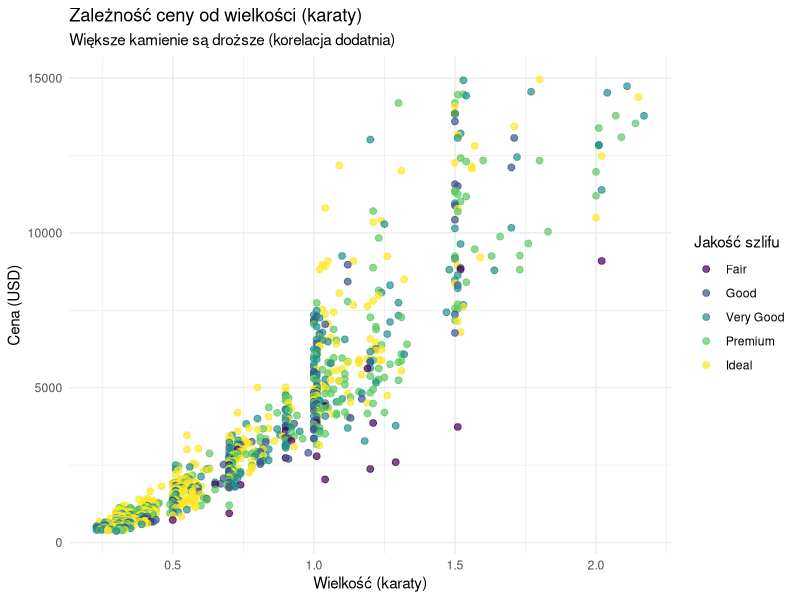
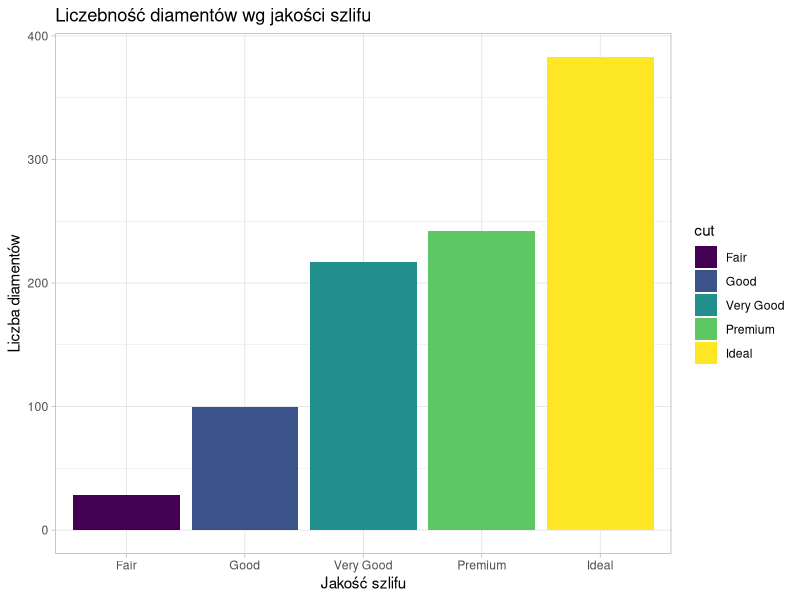
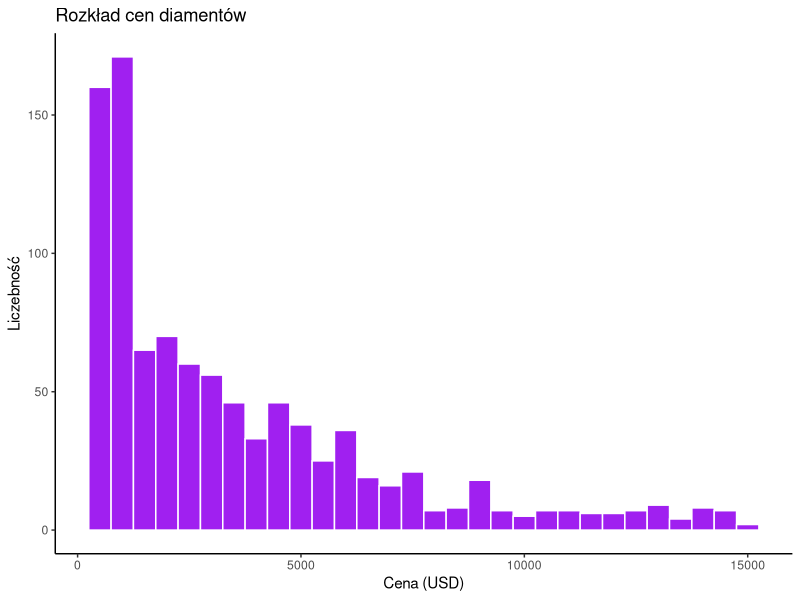

Here is the R script that generated these plots, in order:
## ---- chunk 1
library(tidyverse)
library(ggplot2)
## ---- chunk 2
data(diamonds)

set.seed(123) #ziarno losowosci dla powtarzalnosci wyników

diamenty <- diamonds %>%
  sample_n(1000) %>%                           #losowanie 1000 sztuk
  select(price, carat, cut, color) %>%         #wybranie cech, które potrzebuje
  filter(price < 15000) %>%                    #filtrowanie danych na podstawie ceny
  arrange(desc(price))                         #sortowanie od najdroższego

head(diamenty)
## ---- chunk 3
tabela_cen <- diamenty %>%
  group_by(cut) %>%
  summarise(
    Srednia_Cena = mean(price),
    Srednia_Wielkosc = mean(carat),
    Liczba_Sztuk = n()
  ) %>%
  arrange(desc(Srednia_Cena))

tabela_cen
## ---- chunk 4
ggplot(diamenty, aes(x = carat, y = price, color = cut)) +
  geom_point(alpha = 0.7, size = 2) +
  labs(
    title = "Zależność ceny od wielkości (karaty)",
    subtitle = "Większe kamienie są droższe (korelacja dodatnia)",
    x = "Wielkość (karaty)",
    y = "Cena (USD)",
    color = "Jakość szlifu"
  ) +
  theme_minimal()
## ---- chunk 5
ggplot(diamenty, aes(x = cut, fill = cut)) +
  geom_bar() +
  labs(
    title = "Liczebność diamentów wg jakości szlifu",
    x = "Jakość szlifu",
    y = "Liczba diamentów"
  ) +
  theme_light()
## ---- chunk 6
ggplot(diamenty, aes(x = price)) +
  geom_histogram(binwidth = 500, fill = "purple", color = "white") +
  labs(
    title = "Rozkład cen diamentów",
    x = "Cena (USD)",
    y = "Liczebność"
  ) +
  theme_classic()
